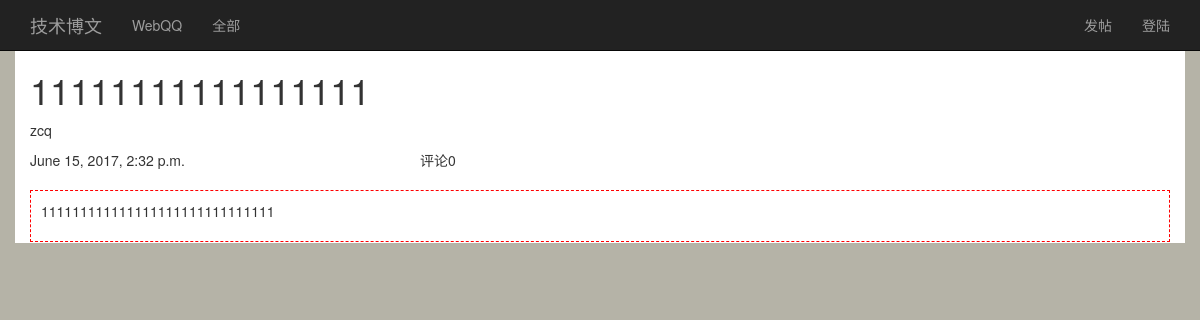
Page /article/8/ on the committed database.
### app01/models.py (models this page shows, shortened)
class Article(models.Model):
    title = models.CharField(max_length=128,unique=True)
    author = models.ForeignKey("UserProifle")
    category = models.ForeignKey("Category")
    pub_date = models.DateTimeField(auto_now_add=True,auto_created=True)
    tags = models.ManyToManyField("Tag", null=True)
    body = models.TextField(max_length=100000)
    head_img = models.ImageField(upload_to="uploads")
    status_choices = ((0,'草稿'),(1,'发布'),(2,'隐藏'))
    priority = models.SmallIntegerField(default=1000,verbose_name="优先级")

class UserProifle(models.Model):
    user = models.OneToOneField(User,null=True,default=None)
    name = models.CharField(max_length=32)
    brief = models.CharField(max_length=128,default="这个人很懒，什么也没有留下...")
    friends = models.ManyToManyField("UserProifle",
                                     blank=True,
                                     symmetrical=True) #对称
    def __str__(self):
        return self.name

### app01/views.py (the view)
# urls.py: url(r'^article/(\d+)/$',views.article,name='article_detail'),
def article(request,article_id):
    article_obj = models.Article.objects.get(id=article_id)
    return render(request,"article.html",{"article":article_obj})

### templates/article.html
{% extends "index.html" %}
{% block left-panel-content %}
    <h1>{{ article.title }}</h1>
    <p>{{ article.author }}</p>
    <div class="row">
        <div class="col-md-4">
            {{ article.pub_date }}
        </div>
        <div class="col-md-2">
            评论{{ article.comment_set.count }}
        </div>
    </div>
    <div style="margin-top: 20px;border: 1px dashed red;padding: 10px ">
        {{ article.body|safe}}
    </div>
{% endblock %}

### statics/css/starter-template.css (style rules this page uses)
body { padding-top: 50px; }

### rows in the picture
Article: title "11111111111111111", author "zcq", pub_date "June 15, 2017, 2:32 p.m.", comment_set.count "0", body "111111111111111111111111111111"
